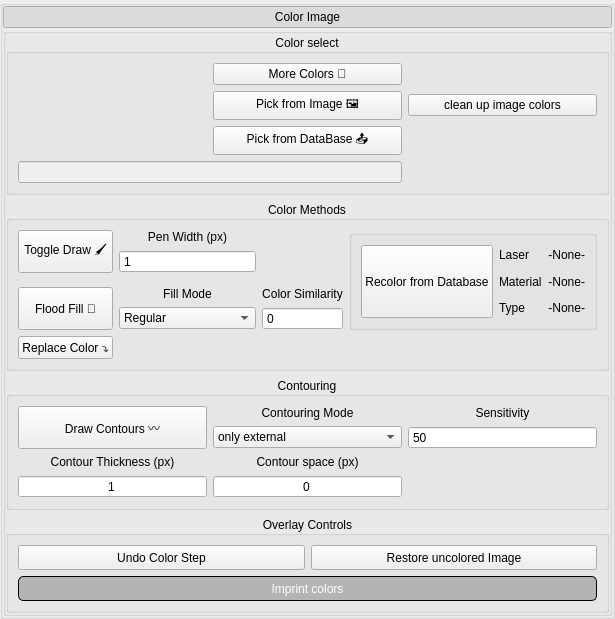
         <widget class="QGroupBox" name="image_color_frame">
          <property name="styleSheet">
           <string notr="true"/>
          </property>
          <property name="title">
           <string/>
          </property>
          <property name="styleClass" stdset="0">
           <string>outsideFrame</string>
          </property>
          <layout class="QVBoxLayout" name="verticalLayout_9">
           <property name="spacing">
            <number>0</number>
           </property>
           <property name="leftMargin">
            <number>0</number>
           </property>
           <property name="topMargin">
            <number>0</number>
           </property>
           <property name="rightMargin">
            <number>0</number>
           </property>
           <property name="bottomMargin">
            <number>0</number>
           </property>
           <item>
            <widget class="QPushButton" name="pushButton_2">
             <property name="styleSheet">
              <string notr="true"/>
             </property>
             <property name="text">
              <string>Color Image</string>
             </property>
             <property name="checkable">
              <bool>true</bool>
             </property>
             <property name="checked">
              <bool>true</bool>
             </property>
             <property name="styleClass" stdset="0">
              <string>MenuButton</string>
             </property>
            </widget>
           </item>
           <item>
            <widget class="QGroupBox" name="inside_image_color_frame">
             <property name="styleSheet">
              <string notr="true"/>
             </property>
             <property name="title">
              <string/>
             </property>
             <property name="styleClass" stdset="0">
              <string>insideFrame</string>
             </property>
             <layout class="QGridLayout" name="gridLayout_2">
              <property name="leftMargin">
               <number>0</number>
              </property>
              <property name="topMargin">
               <number>0</number>
              </property>
              <property name="rightMargin">
               <number>0</number>
              </property>
              <property name="bottomMargin">
               <number>0</number>
              </property>
              <item row="0" column="0">
               <widget class="QGroupBox" name="color_select_frame">
                <property name="styleSheet">
                 <string notr="true"/>
                </property>
                <property name="title">
                 <string>Color select</string>
                </property>
                <property name="alignment">
                 <set>Qt::AlignCenter</set>
                </property>
                <property name="styleClass" stdset="0">
                 <string>verticalSubFrame</string>
                </property>
                <layout class="QGridLayout" name="gridLayout_14" rowstretch="0,0,0,0" columnstretch="0,0,0,0">
                 <item row="2" column="2">
                  <widget class="QPushButton" name="pick_color_from_db_button">
                   <property name="text">
                    <string>Pick from DataBase 📤</string>
                   </property>
                  </widget>
                 </item>
                 <item row="0" column="2">
                  <widget class="QPushButton" name="select_color_color_button">
                   <property name="text">
                    <string>More Colors 🎨</string>
                   </property>
                  </widget>
                 </item>
                 <item row="1" column="2">
                  <widget class="QPushButton" name="pick_color_from_image_button">
                   <property name="text">
                    <string>Pick from Image 🖼️</string>
                   </property>
                   <property name="checkable">
                    <bool>true</bool>
                   </property>
                  </widget>
                 </item>
                 <item row="0" column="1" rowspan="3">
                  <layout class="QGridLayout" name="default_color_buttons_layout">
                   <property name="spacing">
                    <number>1</number>
                   </property>
                  </layout>
                 </item>
                 <item row="3" column="1" colspan="2">
                  <widget class="QLineEdit" name="active_color_dislplay_edit">
                   <property name="enabled">
                    <bool>false</bool>
                   </property>
                   <property name="alignment">
                    <set>Qt::AlignCenter</set>
                   </property>
                  </widget>
                 </item>
                 <item row="1" column="3">
                  <widget class="QPushButton" name="clean_up_image_colors_button">
                   <property name="text">
                    <string>clean up image colors</string>
                   </property>
                  </widget>
                 </item>
                </layout>
               </widget>
              </item>
              <item row="1" column="0">
               <widget class="QGroupBox" name="color_methods_frame">
                <property name="styleSheet">
                 <string notr="true"/>
                </property>
                <property name="title">
                 <string>Color Methods</string>
                </property>
                <property name="alignment">
                 <set>Qt::AlignCenter</set>
                </property>
                <property name="styleClass" stdset="0">
                 <string>verticalSubFrame</string>
                </property>
                <layout class="QGridLayout" name="gridLayout_23">
                 <item row="0" column="3" rowspan="6">
                  <widget class="QGroupBox" name="groupBox_5">
                   <property name="title">
                    <string/>
                   </property>
                   <layout class="QGridLayout" name="gridLayout_20">
                    <item row="0" column="1">
                     <widget class="QLabel" name="label_12">
                      <property name="text">
                       <string>Laser</string>
                      </property>
                     </widget>
                    </item>
                    <item row="1" column="1">
                     <widget class="QLabel" name="label_13">
                      <property name="text">
                       <string>Material</string>
                      </property>
                     </widget>
                    </item>
                    <item row="1" column="2">
                     <widget class="QLabel" name="recolor_material_label">
                      <property name="text">
                       <string>-None-</string>
                      </property>
                      <property name="alignment">
                       <set>Qt::AlignRight|Qt::AlignTrailing|Qt::AlignVCenter</set>
                      </property>
                     </widget>
                    </item>
                    <item row="2" column="1">
                     <widget class="QLabel" name="label_14">
                      <property name="text">
                       <string>Type</string>
                      </property>
                     </widget>
                    </item>
                    <item row="0" column="2">
                     <widget class="QLabel" name="recolor_laser_label">
                      <property name="text">
                       <string>-None-</string>
                      </property>
                      <property name="alignment">
                       <set>Qt::AlignRight|Qt::AlignTrailing|Qt::AlignVCenter</set>
                      </property>
                     </widget>
                    </item>
                    <item row="2" column="2">
                     <widget class="QLabel" name="recolor_type_label">
                      <property name="text">
                       <string>-None-</string>
                      </property>
                      <property name="alignment">
                       <set>Qt::AlignRight|Qt::AlignTrailing|Qt::AlignVCenter</set>
                      </property>
                     </widget>
                    </item>
                    <item row="0" column="0" rowspan="3">
                     <widget class="QPushButton" name="recolor_from_database_button">
                      <property name="sizePolicy">
                       <sizepolicy hsizetype="Minimum" vsizetype="Preferred">
                        <horstretch>0</horstretch>
                        <verstretch>0</verstretch>
                       </sizepolicy>
                      </property>
                      <property name="text">
                       <string>Recolor from Database</string>
                      </property>
                     </widget>
                    </item>
                   </layout>
                  </widget>
                 </item>
                 <item row="1" column="1">
                  <widget class="QSpinBox" name="pen_width_spinbox">
                   <property name="buttonSymbols">
                    <enum>QAbstractSpinBox::NoButtons</enum>
                   </property>
                   <property name="minimum">
                    <number>1</number>
                   </property>
                   <property name="maximum">
                    <number>100</number>
                   </property>
                  </widget>
                 </item>
                 <item row="0" column="1">
                  <widget class="QLabel" name="pen_width_label">
                   <property name="text">
                    <string>Pen Width (px)</string>
                   </property>
                   <property name="alignment">
                    <set>Qt::AlignCenter</set>
                   </property>
                  </widget>
                 </item>
                 <item row="3" column="0" rowspan="3">
                  <widget class="QPushButton" name="flood_fill_button">
                   <property name="sizePolicy">
                    <sizepolicy hsizetype="Minimum" vsizetype="Preferred">
                     <horstretch>0</horstretch>
                     <verstretch>0</verstretch>
                    </sizepolicy>
                   </property>
                   <property name="text">
                    <string>Flood Fill 🫗</string>
                   </property>
                   <property name="checkable">
                    <bool>true</bool>
                   </property>
                  </widget>
                 </item>
                 <item row="4" column="1" rowspan="2">
                  <widget class="QComboBox" name="flood_fill_mode_combobox">
                   <item>
                    <property name="text">
                     <string>Regular</string>
                    </property>
                   </item>
                   <item>
                    <property name="text">
                     <string>Include Diagonals</string>
                    </property>
                   </item>
                   <item>
                    <property name="text">
                     <string>Similar Color</string>
                    </property>
                   </item>
                   <item>
                    <property name="text">
                     <string>Diagonals + Similar</string>
                    </property>
                   </item>
                   <item>
                    <property name="text">
                     <string>To Contours</string>
                    </property>
                   </item>
                   <item>
                    <property name="text">
                     <string>To Color</string>
                    </property>
                   </item>
                   <item>
                    <property name="text">
                     <string>Fill Lines</string>
                    </property>
                   </item>
                  </widget>
                 </item>
                 <item row="6" column="0">
                  <widget class="QPushButton" name="replace_color_button">
                   <property name="text">
                    <string>Replace Color ⤵️</string>
                   </property>
                   <property name="checkable">
                    <bool>true</bool>
                   </property>
                  </widget>
                 </item>
                 <item row="0" column="0" rowspan="2">
                  <widget class="QPushButton" name="toggle_draw_button">
                   <property name="sizePolicy">
                    <sizepolicy hsizetype="Minimum" vsizetype="Preferred">
                     <horstretch>0</horstretch>
                     <verstretch>0</verstretch>
                    </sizepolicy>
                   </property>
                   <property name="text">
                    <string>Toggle Draw 🖌️</string>
                   </property>
                   <property name="checkable">
                    <bool>true</bool>
                   </property>
                  </widget>
                 </item>
                 <item row="3" column="1">
                  <widget class="QLabel" name="label_19">
                   <property name="text">
                    <string>Fill Mode</string>
                   </property>
                   <property name="alignment">
                    <set>Qt::AlignCenter</set>
                   </property>
                  </widget>
                 </item>
                 <item row="3" column="2" rowspan="3">
                  <layout class="QGridLayout" name="fill_options_grid_layout">
                   <item row="0" column="0">
                    <widget class="QLabel" name="label_17">
                     <property name="text">
                      <string>Color Similarity</string>
                     </property>
                     <property name="alignment">
                      <set>Qt::AlignCenter</set>
                     </property>
                    </widget>
                   </item>
                   <item row="1" column="0">
                    <widget class="QSpinBox" name="color_similarity_spinbox">
                     <property name="sizePolicy">
                      <sizepolicy hsizetype="Minimum" vsizetype="Fixed">
                       <horstretch>0</horstretch>
                       <verstretch>0</verstretch>
                      </sizepolicy>
                     </property>
                     <property name="buttonSymbols">
                      <enum>QAbstractSpinBox::NoButtons</enum>
                     </property>
                     <property name="maximum">
                      <number>255</number>
                     </property>
                    </widget>
                   </item>
                  </layout>
                 </item>
                </layout>
               </widget>
              </item>
              <item row="2" column="0">
               <widget class="QGroupBox" name="contouring_frame">
                <property name="styleSheet">
                 <string notr="true"/>
                </property>
                <property name="title">
                 <string>Contouring</string>
                </property>
                <property name="alignment">
                 <set>Qt::AlignCenter</set>
                </property>
                <property name="styleClass" stdset="0">
                 <string>verticalSubFrame</string>
                </property>
                <layout class="QGridLayout" name="gridLayout_24">
                 <item row="0" column="0" rowspan="2">
                  <widget class="QPushButton" name="draw_contour_button">
                   <property name="sizePolicy">
                    <sizepolicy hsizetype="Minimum" vsizetype="Expanding">
                     <horstretch>0</horstretch>
                     <verstretch>0</verstretch>
                    </sizepolicy>
                   </property>
                   <property name="text">
                    <string>Draw Contours 〰️</string>
                   </property>
                   <property name="checkable">
                    <bool>true</bool>
                   </property>
                  </widget>
                 </item>
                 <item row="1" column="2">
                  <widget class="QSpinBox" name="contour_sensitivity_spinbox">
                   <property name="buttonSymbols">
                    <enum>QAbstractSpinBox::NoButtons</enum>
                   </property>
                   <property name="minimum">
                    <number>1</number>
                   </property>
                   <property name="maximum">
                    <number>1000</number>
                   </property>
                   <property name="value">
                    <number>50</number>
                   </property>
                  </widget>
                 </item>
                 <item row="0" column="2">
                  <widget class="QLabel" name="label_20">
                   <property name="text">
                    <string>Sensitivity</string>
                   </property>
                   <property name="alignment">
                    <set>Qt::AlignCenter</set>
                   </property>
                  </widget>
                 </item>
                 <item row="3" column="0">
                  <widget class="QSpinBox" name="contour_thickness_spinbox">
                   <property name="alignment">
                    <set>Qt::AlignCenter</set>
                   </property>
                   <property name="buttonSymbols">
                    <enum>QAbstractSpinBox::NoButtons</enum>
                   </property>
                   <property name="minimum">
                    <number>1</number>
                   </property>
                   <property name="maximum">
                    <number>100</number>
                   </property>
                  </widget>
                 </item>
                 <item row="0" column="1">
                  <widget class="QLabel" name="label_18">
                   <property name="text">
                    <string>Contouring Mode</string>
                   </property>
                   <property name="alignment">
                    <set>Qt::AlignCenter</set>
                   </property>
                  </widget>
                 </item>
                 <item row="2" column="0">
                  <widget class="QLabel" name="contour_thickness_label">
                   <property name="text">
                    <string>Contour Thickness (px)</string>
                   </property>
                   <property name="alignment">
                    <set>Qt::AlignCenter</set>
                   </property>
                  </widget>
                 </item>
                 <item row="2" column="1">
                  <widget class="QLabel" name="contour_space_label">
                   <property name="text">
                    <string>Contour space (px)</string>
                   </property>
                   <property name="alignment">
                    <set>Qt::AlignCenter</set>
                   </property>
                  </widget>
                 </item>
                 <item row="3" column="1">
                  <widget class="QSpinBox" name="contour_space_spinbox">
                   <property name="alignment">
                    <set>Qt::AlignCenter</set>
                   </property>
                   <property name="buttonSymbols">
                    <enum>QAbstractSpinBox::NoButtons</enum>
                   </property>
                   <property name="minimum">
                    <number>0</number>
                   </property>
                   <property name="maximum">
                    <number>100</number>
                   </property>
                  </widget>
                 </item>
                 <item row="1" column="1">
                  <widget class="QComboBox" name="contouring_mode_combobox">
                   <item>
                    <property name="text">
                     <string>only external</string>
                    </property>
                   </item>
                   <item>
                    <property name="text">
                     <string>all</string>
                    </property>
                   </item>
                  </widget>
                 </item>
                </layout>
               </widget>
              </item>
              <item row="3" column="0">
               <widget class="QGroupBox" name="overlay_controls_frame">
                <property name="styleSheet">
                 <string notr="true"/>
                </property>
                <property name="title">
                 <string>Overlay Controls</string>
                </property>
                <property name="alignment">
                 <set>Qt::AlignCenter</set>
                </property>
                <property name="styleClass" stdset="0">
                 <string>verticalSubFrame</string>
                </property>
                <layout class="QGridLayout" name="gridLayout_25">
                 <item row="0" column="1">
                  <widget class="QPushButton" name="restore_uncolored_image_button">
                   <property name="minimumSize">
                    <size>
                     <width>0</width>
                     <height>25</height>
                    </size>
                   </property>
                   <property name="text">
                    <string>Restore uncolored Image</string>
                   </property>
                  </widget>
                 </item>
                 <item row="1" column="0" colspan="2">
                  <widget class="QPushButton" name="imprint_color_overlays_button">
                   <property name="enabled">
                    <bool>false</bool>
                   </property>
                   <property name="sizePolicy">
                    <sizepolicy hsizetype="Minimum" vsizetype="Fixed">
                     <horstretch>0</horstretch>
                     <verstretch>50</verstretch>
                    </sizepolicy>
                   </property>
                   <property name="minimumSize">
                    <size>
                     <width>0</width>
                     <height>25</height>
                    </size>
                   </property>
                   <property name="styleSheet">
                    <string notr="true">QPushButton {
	background-color: rgb(220,120,20);  /* Background color */
	border: 2px solid rgb(0, 0, 0);
    color: rgb(255, 255, 255);  /* Text color */
    font-weight: bold;
    border-radius: 5px;  /* Rounded edges */
	padding: 2px;
}

QPushButton:hover {
    background-color: rgb(230,115,22);  /* Background color when hovered */
	color: rgb(245, 245, 245);
    border-color:rgb(40, 40, 40);  /* Border color when hovered */
}

QPushButton:pressed {
   color:  rgb(80, 0, 19);  /* Background color when pressed */
	border-color: rgb(0, 0, 0);
}
QPushButton:clicked {
   background-color: rgb(80,0,19);  /* Background color when pressed */
	border-color:  rgb(0,0, 0);
}

QPushButton:checked {
    background-color: rgb(255,255,255);
	color:  rgb(80, 0, 19);
	border: 2px solid rgb(122, 0, 28);
	font-weight: bold;  /* Bold text */
}

QPushButton:disabled {
    background-color: rgb(180,180, 180);
	border: 1px solid rgb(0, 0,0);
	font-weight: normal;
}</string>
                   </property>
                   <property name="text">
                    <string>Imprint colors</string>
                   </property>
                  </widget>
                 </item>
                 <item row="0" column="0">
                  <widget class="QPushButton" name="undo_color_button">
                   <property name="minimumSize">
                    <size>
                     <width>0</width>
                     <height>25</height>
                    </size>
                   </property>
                   <property name="text">
                    <string>Undo Color Step</string>
                   </property>
                  </widget>
                 </item>
                </layout>
               </widget>
              </item>
             </layout>
            </widget>
           </item>
          </layout>
         </widget>
